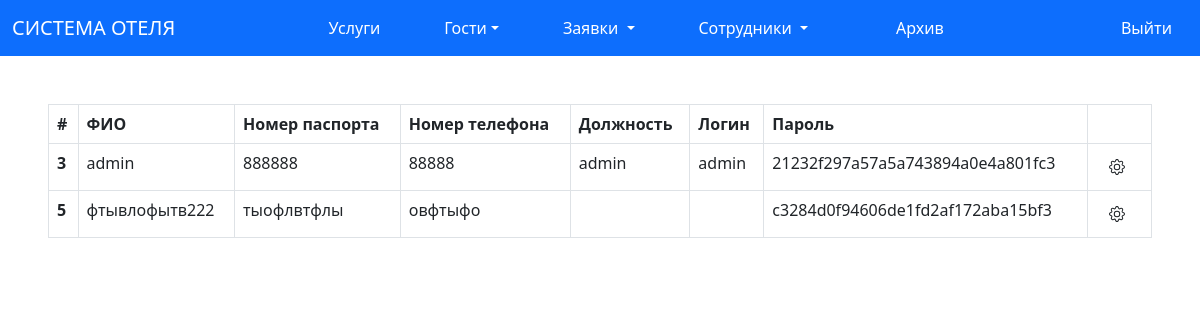
Page /allstaff.php (signed in) on the committed database.
### tables this page shows
CREATE TABLE `staff` (
  `id_staff` int(11) NOT NULL,
  `full_name` varchar(1000) NOT NULL,
  `pass_num` varchar(1000) NOT NULL,
  `number` varchar(1000) NOT NULL,
  `status` varchar(1000) NOT NULL,
  `picture` varchar(1000) DEFAULT NULL,
  `login` varchar(5000) NOT NULL,
  `password` varchar(5000) NOT NULL
);

### allstaff.php (the view, shortened to what this page needs)
<?php session_start();
require_once 'connect/connect.php';
?>
<link href="https://cdn.jsdelivr.net/npm/bootstrap@5.0.0-beta2/dist/css/bootstrap.min.css" rel="stylesheet">
<nav class="navbar navbar-expand-lg navbar-light bg-primary  ">
  <div class="container-fluid ">
    <a class="navbar-brand text-white" href="#">СИСТЕМА ОТЕЛЯ</a>
    <ul class="navbar-nav mx-4 ">
      <li class="nav-item mx-4 ">
        <a class="nav-link  text-white" href="uslugi.php" tabindex="-1" aria-disabled="true">Услуги</a>
      </li>
      <li class="nav-item dropdown mx-4 ">
        <a class="nav-link dropdown-toggle text-white" href="guest.php" id="navbarScrollingDropdown" role="button" data-bs-toggle="dropdown" aria-expanded="false">
        Гости</a>
      </li>
      <li class="nav-item dropdown mx-4 ">
        <a class="nav-link dropdown-toggle text-white" href="staff_page.php" id="navbarScrollingDropdown" role="button" data-bs-toggle="dropdown" aria-expanded="false">
          Заявки
        </a>
      </li>
      <li class="nav-item dropdown mx-4 ">
        <a class="nav-link dropdown-toggle text-white" href="allstaff.php" id="navbarScrollingDropdown" role="button" data-bs-toggle="dropdown" aria-expanded="false">
          Сотрудники
        </a>
      </li>
      <li class="nav-item mx-5 ">
        <a class="nav-link  text-white" href="archiv.php" tabindex="-1" aria-disabled="true" > Архив </a>
      </li></ul>
      <a class=" mr-auto nav-link  text-white " href="signin/logout.php"  >Выйти</a>
    </div>
</nav>
    <div class="col-sm m-5">
  <table class="table table-bordered" >  <thead>
    <tr>
      <th scope="col">#</th>
      <th scope="col">ФИО</th>
      <th scope="col">Номер паспорта</th>
      <th scope="col">Номер телефона</th>
      <th scope="col">Должность</th>
      <th scope="col">Логин </th>
      <th scope="col">Пароль </th>
      <th scope="col">    </th>
    </tr>
  </thead>
  <tbody>
    <?php
$staff = mysqli_query($connect, "SELECT * FROM `staff` ");
                                   $staff = mysqli_fetch_all($staff);
                                   foreach ($staff as $st) {
?>
    <tr>
      <th scope="row"><?= $st[0] ?></th>
      <td><?= $st[1] ?></td>
      <td><?= $st[2] ?></td>
      <td><?= $st[3] ?></td>
            <td><?= $st[4] ?></td>
      <td><?= $st[6] ?></td>
      <td><?= $st[7] ?></td>
<td>
          <div class="dropdown">
  <button class="btn  " type="button" id="dropdownMenu2" data-bs-toggle="dropdown" aria-expanded="false">
  </button>
</div>
</td>
    </tr>
    <?php } ?>
  </tbody>
</table>
</div>

### rows in the picture
staff: id_staff "3", full_name "admin", pass_num "888888", number "88888", status "admin", login "admin", password "21232f297a57a5a743894a0e4a801fc3"
staff: id_staff "5", full_name "фтывлофытв222", pass_num "тыофлвтфлы", number "овфтыфо", password "c3284d0f94606de1fd2af172aba15bf3"
